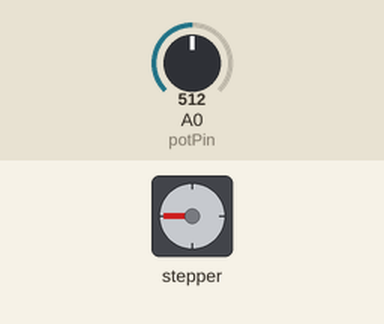
The sketch below on a simulated ESP8266 (NodeMCU). On the bench: stepper motor. Wiring (inferred from the names in the program): stepper motor driver (200 steps per turn assumed): step D8; direction D7. Inputs (shaded band) come from the test bench; at power-on: A0 (potPin) = 512. WiFi joins after 1.5 s; servers stay silent unless stated; what the sketch prints to the serial monitor is not drawn.

Above: at 2.7 s.
2.8 s: A0 (potPin) set to 716
At 4.95 s:
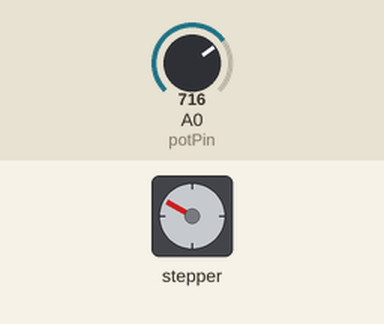
5.8 s: A0 (potPin) set to 511
At 7.7 s:
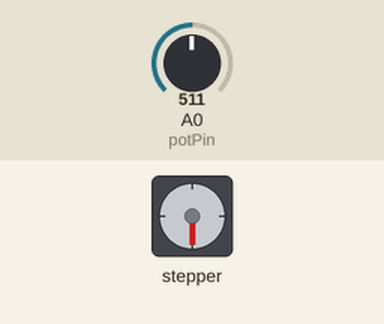
11.8 s: A0 (potPin) set to 364
14.8 s: A0 (potPin) set to 338
At 16.95 s:
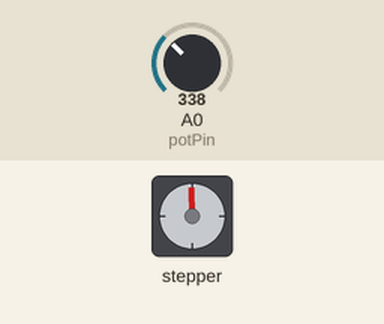
Timing chart, 0 to 18.8 s (numbered marks = the images above; inputs shaded):
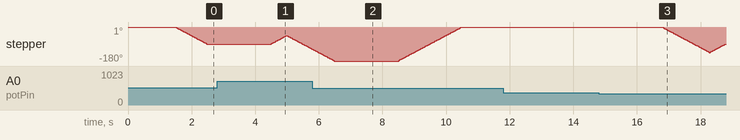

Measured:
- the behaviour switches between 354 and 353 on A0 (potPin) (found by bisection; images 2 and 3)
- after the input at 11.8 s, every drawn part: stays the same
- after the input at 14.8 s, stepper: turns 135° counter-clockwise in 1.5 s, then 44° clockwise in 0.46 s

The sketch:

pot_stepper_time1_firebase.ino
```cpp
#include <ESP8266WiFi.h>
#include <FirebaseArduino.h>

// Set these to run example.
#define FIREBASE_HOST "nodemcutest-641e9.firebaseio.com"
#define FIREBASE_AUTH "981Hw0F0SbDQnf3nr4AZnyzKPgYUeEjEiRTQk6cC"
#define WIFI_SSID "TP-Link_D322"
#define WIFI_PASSWORD "aqaiyoom123"

int potPin = A0;    // select the input pin for the potentiometer

int val = 0;       // variable to store the value coming from the sensor

int deg = 0;       // variable to store the value coming from the sensor
int prevDeg = 0;

int pos = 0;

// defines pins numbers
const int stepPin = D8;
const int dirPin = D7;

String prev = "OFF";
String next;

int positions[] = {0, 45, 90, 135, 180};
String modes[] = {"OFF", "ON-OFF", "ON", "ON-SIM", "SIM"};

long startMillis = 0;
boolean start = true;

void setup() {
    Serial.begin(9600);

    // stepper motor pins
    pinMode(stepPin, OUTPUT);
    pinMode(dirPin, OUTPUT);

    // connect to wifi.
    WiFi.begin(WIFI_SSID, WIFI_PASSWORD);
    Serial.print("connecting");
    while (WiFi.status() != WL_CONNECTED) {
        Serial.print(".");
        delay(500);
    }
    Serial.println();
    Serial.print("connected: ");
    Serial.println(WiFi.localIP());


    // initialise firebase connection
    Firebase.begin(FIREBASE_HOST, FIREBASE_AUTH);

}

int getDegree() {

    val = analogRead(potPin);    // read the value from the sensor

    // deg = map(val, 150, 820, 180, 0);
    deg = map(val, 136, 840, 180, 0);

    if (deg < 0) {
        deg = 0;
    } else if (deg > 180) {
        deg = 180;
    }

    return deg;
}

void compareAndRotate(int prevIndex, String next) {
    int dir;
    for (int i = 0; i < 5; i++) {
        if (modes[i].equalsIgnoreCase(next)) {
            //  dir = i > prevIndex? 1 : -1;
            dir = i > prevIndex ? -1 : 1;
            rotate(abs(i - prevIndex) * 45, dir);
            break;
        }
    }
}
int setDirAndRotate(String prev, String next) {

    if (prev.equalsIgnoreCase("OFF")) {
        compareAndRotate(0, next);
    } else if (prev.equalsIgnoreCase("ON-OFF")) {
        compareAndRotate(1, next);
    } else if (prev.equalsIgnoreCase("ON")) {
        compareAndRotate(2, next);
    } else if (prev.equalsIgnoreCase("ON-SIM")) {
        compareAndRotate(3, next);
    } else if (prev.equalsIgnoreCase("SIM")) {
        compareAndRotate(4, next);
    }
}

void rotate(int deg, int dir) {

    int pulses = (5 * deg) / 9;
    if (pulses == 0) {
        return;
    }

    if (dir == 1) {
        digitalWrite(dirPin, HIGH);
    } else if (dir == -1) {
        digitalWrite(dirPin, LOW);
    }

    for (int x = 0; x < pulses; x++) {

        digitalWrite(stepPin, HIGH);
        delay(10);
        digitalWrite(stepPin, LOW);
        delay(10);
    }

}

int onEndTime = 15000;
int simEndTime = 17000;

void loop() {

    unsigned long diff = millis() - startMillis;


    if (start == true) {

        Serial.println(3);
        prev = "OFF";
        next = "ON";
        setDirAndRotate(prev, next);

        startMillis = millis();

        start = false;
        prev = "ON";

    } else if (diff >= simEndTime) {

        next = "OFF";
        setDirAndRotate(prev, next);
        prev = "OFF";


    } else if (diff >= onEndTime) {

        next = "SIM";
        setDirAndRotate(prev, next);
        prev = "SIM";

    }

    deg = getDegree();

    if (abs(prevDeg - deg) > 40) {
        // wait for 2 seconds and read again for a stable value
        delay(2000);

        deg = getDegree();
        prevDeg = deg;

        int minDiff = 180;
        int diff;
        int index = 4;
        for (int i = 0; i < 5; i++) {
            diff = abs(deg - positions[i]);
            if (diff < minDiff) {
                minDiff = diff;
                pos = positions[i];
                index = i;
            }
        }


        Serial.print("At degree: ");
        Serial.println(deg);

        next = modes[index];
        setDirAndRotate(prev, next);

        unsigned long diff1 = millis() - startMillis;
        if (diff1 <= onEndTime) {

            int prevOnEndTime = onEndTime;
            onEndTime = diff1;

            int redByAmt = prevOnEndTime - onEndTime;

            if (next == "SIM") {

                // reduce finish time of all subsequent steps, as the previous step has stopped early
                simEndTime -= redByAmt;
                Serial.println(redByAmt);
            }
            // else if it is a new step
            else {
                int factor = 2;
                // change finish time of all subsequent steps, as the previous step has stopped early
                Serial.println(redByAmt/1000);
                simEndTime = simEndTime - redByAmt + (redByAmt * factor);
                Serial.println(simEndTime/1000);
                prev = "ON-OFF";
            }


        } else if (diff1 <= simEndTime) {
            int prevSimEndTime = simEndTime;
            simEndTime = diff1;

            int redByAmt = prevSimEndTime - simEndTime;

            if (next == "OFF") {
                //                simEndTime -= redByAmt
                ;
            } else {
                int factor = 3;
                // change finish time of all subsequent steps, as the previous step has stopped early
                //                simEndTime = simEndTime - redByAmt + redByAmt*factor;
            }


        }

        prev = next;
    }

  //    delay(2000);
}
```
